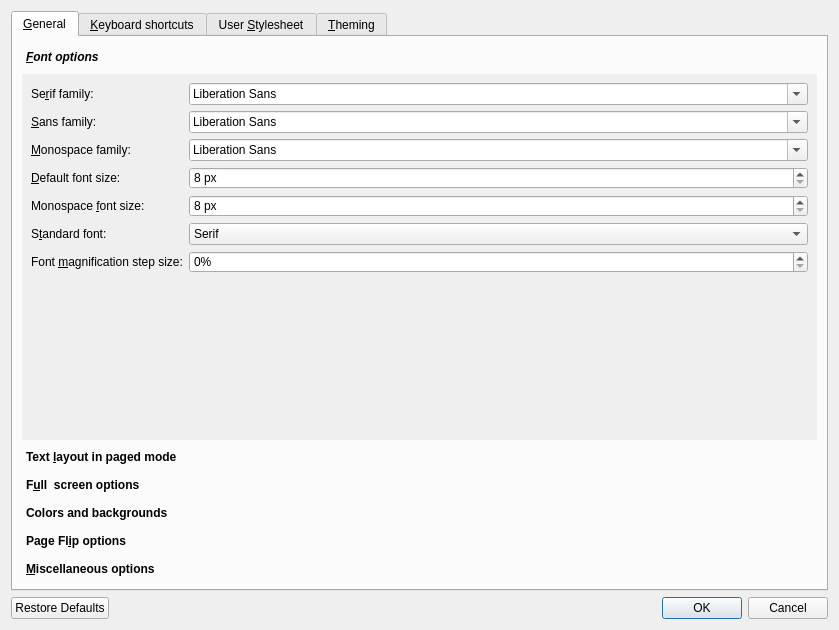
<?xml version="1.0" encoding="UTF-8"?>
<ui version="4.0">
 <class>Dialog</class>
 <widget class="QDialog" name="Dialog">
  <property name="geometry">
   <rect>
    <x>0</x>
    <y>0</y>
    <width>839</width>
    <height>630</height>
   </rect>
  </property>
  <property name="windowTitle">
   <string>Configure Ebook viewer</string>
  </property>
  <property name="windowIcon">
   <iconset resource="../../../../resources/images.qrc">
    <normaloff>:/images/config.png</normaloff>:/images/config.png</iconset>
  </property>
  <layout class="QGridLayout" name="gridLayout_4">
   <item row="1" column="0">
    <widget class="QDialogButtonBox" name="buttonBox">
     <property name="orientation">
      <enum>Qt::Horizontal</enum>
     </property>
     <property name="standardButtons">
      <set>QDialogButtonBox::Cancel|QDialogButtonBox::Ok|QDialogButtonBox::RestoreDefaults</set>
     </property>
    </widget>
   </item>
   <item row="0" column="0">
    <widget class="QTabWidget" name="tabs">
     <property name="currentIndex">
      <number>0</number>
     </property>
     <widget class="QWidget" name="tab">
      <attribute name="title">
       <string>&amp;General</string>
      </attribute>
      <layout class="QVBoxLayout" name="verticalLayout_2">
       <item>
        <widget class="QToolBox" name="toolBox">
         <property name="styleSheet">
          <string notr="true">QToolBox::tab {
     background: qlineargradient(x1: 0, y1: 0, x2: 0, y2: 1,
                                 stop: 0 #E1E1E1, stop: 0.4 #DDDDDD,
                                 stop: 0.5 #D8D8D8, stop: 1.0 #D3D3D3);
     border-radius: 5px;
     color: black;
     font-weight: bold;
 }

 QToolBox::tab:selected {
     font-style: italic;
 }

QToolBox::tab:hover {
   color: red;
   font-style: italic;
}</string>
         </property>
         <property name="currentIndex">
          <number>0</number>
         </property>
         <widget class="QWidget" name="page">
          <property name="geometry">
           <rect>
            <x>0</x>
            <y>0</y>
            <width>811</width>
            <height>352</height>
           </rect>
          </property>
          <attribute name="label">
           <string>&amp;Font options</string>
          </attribute>
          <layout class="QFormLayout" name="formLayout_2">
           <item row="0" column="0">
            <widget class="QLabel" name="label">
             <property name="text">
              <string>Se&amp;rif family:</string>
             </property>
             <property name="buddy">
              <cstring>serif_family</cstring>
             </property>
            </widget>
           </item>
           <item row="0" column="1">
            <widget class="QFontComboBox" name="serif_family"/>
           </item>
           <item row="1" column="0">
            <widget class="QLabel" name="label_2">
             <property name="text">
              <string>&amp;Sans family:</string>
             </property>
             <property name="buddy">
              <cstring>sans_family</cstring>
             </property>
            </widget>
           </item>
           <item row="1" column="1">
            <widget class="QFontComboBox" name="sans_family"/>
           </item>
           <item row="2" column="0">
            <widget class="QLabel" name="label_3">
             <property name="text">
              <string>&amp;Monospace family:</string>
             </property>
             <property name="buddy">
              <cstring>mono_family</cstring>
             </property>
            </widget>
           </item>
           <item row="2" column="1">
            <widget class="QFontComboBox" name="mono_family"/>
           </item>
           <item row="3" column="0">
            <widget class="QLabel" name="label_4">
             <property name="text">
              <string>&amp;Default font size:</string>
             </property>
             <property name="buddy">
              <cstring>default_font_size</cstring>
             </property>
            </widget>
           </item>
           <item row="3" column="1">
            <widget class="QSpinBox" name="default_font_size">
             <property name="suffix">
              <string> px</string>
             </property>
             <property name="minimum">
              <number>8</number>
             </property>
             <property name="maximum">
              <number>40</number>
             </property>
            </widget>
           </item>
           <item row="4" column="0">
            <widget class="QLabel" name="label_5">
             <property name="text">
              <string>Monospace &amp;font size:</string>
             </property>
             <property name="buddy">
              <cstring>mono_font_size</cstring>
             </property>
            </widget>
           </item>
           <item row="4" column="1">
            <widget class="QSpinBox" name="mono_font_size">
             <property name="suffix">
              <string> px</string>
             </property>
             <property name="minimum">
              <number>8</number>
             </property>
             <property name="maximum">
              <number>50</number>
             </property>
            </widget>
           </item>
           <item row="5" column="0">
            <widget class="QLabel" name="label_6">
             <property name="text">
              <string>S&amp;tandard font:</string>
             </property>
             <property name="buddy">
              <cstring>standard_font</cstring>
             </property>
            </widget>
           </item>
           <item row="5" column="1">
            <widget class="QComboBox" name="standard_font">
             <item>
              <property name="text">
               <string>Serif</string>
              </property>
             </item>
             <item>
              <property name="text">
               <string>Sans-serif</string>
              </property>
             </item>
             <item>
              <property name="text">
               <string>Monospace</string>
              </property>
             </item>
            </widget>
           </item>
           <item row="6" column="0">
            <widget class="QLabel" name="label_12">
             <property name="text">
              <string>Font &amp;magnification step size:</string>
             </property>
             <property name="buddy">
              <cstring>opt_font_mag_step</cstring>
             </property>
            </widget>
           </item>
           <item row="6" column="1">
            <widget class="QSpinBox" name="opt_font_mag_step">
             <property name="toolTip">
              <string>The amount by which the font size is increased/decreased
 when you click the font size larger/smaller buttons</string>
             </property>
             <property name="suffix">
              <string>%</string>
             </property>
            </widget>
           </item>
          </layout>
         </widget>
         <widget class="QWidget" name="page_5">
          <property name="geometry">
           <rect>
            <x>0</x>
            <y>0</y>
            <width>397</width>
            <height>232</height>
           </rect>
          </property>
          <attribute name="label">
           <string>Text &amp;layout in paged mode</string>
          </attribute>
          <layout class="QFormLayout" name="formLayout_5">
           <property name="fieldGrowthPolicy">
            <enum>QFormLayout::ExpandingFieldsGrow</enum>
           </property>
           <item row="0" column="0" colspan="2">
            <widget class="QLabel" name="label_8">
             <property name="text">
              <string>&lt;p&gt;These options only apply in &quot;paged&quot; mode, where the text is broken up into pages, as in a paper book. To get into this mode, use the button with the yellow scroll icon in the top right corner of the viewer window.</string>
             </property>
             <property name="wordWrap">
              <bool>true</bool>
             </property>
            </widget>
           </item>
           <item row="1" column="0">
            <widget class="QLabel" name="label_13">
             <property name="text">
              <string>The number of &amp;pages of text to show on screen </string>
             </property>
             <property name="buddy">
              <cstring>opt_cols_per_screen</cstring>
             </property>
            </widget>
           </item>
           <item row="1" column="1">
            <widget class="QSpinBox" name="opt_cols_per_screen">
             <property name="suffix">
              <string> page(s)</string>
             </property>
             <property name="minimum">
              <number>1</number>
             </property>
             <property name="maximum">
              <number>5</number>
             </property>
            </widget>
           </item>
           <item row="2" column="0" colspan="2">
            <widget class="QCheckBox" name="opt_override_book_margins">
             <property name="text">
              <string>&amp;Override the page margin settings specified in the book</string>
             </property>
             <property name="checked">
              <bool>true</bool>
             </property>
            </widget>
           </item>
           <item row="3" column="0">
            <widget class="QLabel" name="label_18">
             <property name="text">
              <string>&amp;Top margin</string>
             </property>
             <property name="buddy">
              <cstring>opt_top_margin</cstring>
             </property>
            </widget>
           </item>
           <item row="3" column="1">
            <widget class="QSpinBox" name="opt_top_margin">
             <property name="suffix">
              <string> px</string>
             </property>
             <property name="minimum">
              <number>10</number>
             </property>
             <property name="maximum">
              <number>1000</number>
             </property>
            </widget>
           </item>
           <item row="4" column="0">
            <widget class="QLabel" name="label_19">
             <property name="text">
              <string>&amp;Side margin</string>
             </property>
             <property name="buddy">
              <cstring>opt_side_margin</cstring>
             </property>
            </widget>
           </item>
           <item row="4" column="1">
            <widget class="QSpinBox" name="opt_side_margin">
             <property name="suffix">
              <string> px</string>
             </property>
             <property name="minimum">
              <number>10</number>
             </property>
             <property name="maximum">
              <number>1000</number>
             </property>
            </widget>
           </item>
           <item row="5" column="0">
            <widget class="QLabel" name="label_17">
             <property name="text">
              <string>&amp;Bottom margin</string>
             </property>
             <property name="buddy">
              <cstring>opt_bottom_margin</cstring>
             </property>
            </widget>
           </item>
           <item row="5" column="1">
            <widget class="QSpinBox" name="opt_bottom_margin">
             <property name="suffix">
              <string> px</string>
             </property>
             <property name="minimum">
              <number>10</number>
             </property>
             <property name="maximum">
              <number>1000</number>
             </property>
            </widget>
           </item>
          </layout>
         </widget>
         <widget class="QWidget" name="page_2">
          <property name="geometry">
           <rect>
            <x>0</x>
            <y>0</y>
            <width>352</width>
            <height>176</height>
           </rect>
          </property>
          <attribute name="label">
           <string>F&amp;ull  screen options</string>
          </attribute>
          <layout class="QFormLayout" name="formLayout">
           <item row="0" column="0">
            <widget class="QLabel" name="label_7">
             <property name="text">
              <string>Maximum text width in &amp;fullscreen:</string>
             </property>
             <property name="buddy">
              <cstring>max_fs_width</cstring>
             </property>
            </widget>
           </item>
           <item row="0" column="1">
            <widget class="QSpinBox" name="max_fs_width">
             <property name="toolTip">
              <string>Set the maximum width that the book's text and pictures will take when in fullscreen mode. This allows you to read the book text without it becoming too wide.</string>
             </property>
             <property name="suffix">
              <string> px</string>
             </property>
             <property name="minimum">
              <number>100</number>
             </property>
             <property name="maximum">
              <number>10000</number>
             </property>
            </widget>
           </item>
           <item row="1" column="0">
            <widget class="QCheckBox" name="opt_fullscreen_clock">
             <property name="text">
              <string>Show &amp;clock in full screen mode</string>
             </property>
            </widget>
           </item>
           <item row="5" column="0" colspan="2">
            <widget class="QCheckBox" name="opt_fullscreen_pos">
             <property name="text">
              <string>Show reading &amp;position in full screen mode</string>
             </property>
            </widget>
           </item>
           <item row="4" column="0" colspan="2">
            <widget class="QCheckBox" name="opt_fullscreen_scrollbar">
             <property name="text">
              <string>Show &amp;scrollbar in full screen mode</string>
             </property>
            </widget>
           </item>
           <item row="3" column="0" colspan="2">
            <widget class="QCheckBox" name="opt_start_in_fullscreen">
             <property name="text">
              <string>&amp;Start viewer in full screen mode</string>
             </property>
            </widget>
           </item>
           <item row="2" column="0" colspan="2">
            <widget class="QCheckBox" name="opt_show_fullscreen_help">
             <property name="text">
              <string>Show &amp;help message when starting full screen mode</string>
             </property>
            </widget>
           </item>
          </layout>
         </widget>
         <widget class="QWidget" name="page_6">
          <property name="geometry">
           <rect>
            <x>0</x>
            <y>0</y>
            <width>351</width>
            <height>76</height>
           </rect>
          </property>
          <attribute name="label">
           <string>Colors and backgrounds</string>
          </attribute>
          <layout class="QFormLayout" name="formLayout_6">
           <item row="0" column="0">
            <widget class="QLabel" name="label_14">
             <property name="text">
              <string>Background color:</string>
             </property>
            </widget>
           </item>
           <item row="0" column="1">
            <layout class="QHBoxLayout" name="horizontalLayout">
             <item>
              <widget class="QLabel" name="background_color_sample">
               <property name="text">
                <string>Sample</string>
               </property>
              </widget>
             </item>
             <item>
              <widget class="QPushButton" name="change_background_color_button">
               <property name="text">
                <string>Change</string>
               </property>
              </widget>
             </item>
             <item>
              <widget class="QPushButton" name="reset_background_color_button">
               <property name="text">
                <string>Reset</string>
               </property>
              </widget>
             </item>
            </layout>
           </item>
           <item row="1" column="0">
            <widget class="QLabel" name="label_16">
             <property name="text">
              <string>Text color:</string>
             </property>
            </widget>
           </item>
           <item row="1" column="1">
            <layout class="QHBoxLayout" name="horizontalLayout_2">
             <item>
              <widget class="QLabel" name="text_color_sample">
               <property name="text">
                <string>Sample</string>
               </property>
              </widget>
             </item>
             <item>
              <widget class="QPushButton" name="change_text_color_button">
               <property name="text">
                <string>Change</string>
               </property>
              </widget>
             </item>
             <item>
              <widget class="QPushButton" name="reset_text_color_button">
               <property name="text">
                <string>Reset</string>
               </property>
              </widget>
             </item>
            </layout>
           </item>
          </layout>
         </widget>
         <widget class="QWidget" name="page_3">
          <property name="geometry">
           <rect>
            <x>0</x>
            <y>0</y>
            <width>410</width>
            <height>120</height>
           </rect>
          </property>
          <attribute name="label">
           <string>Page Fl&amp;ip options</string>
          </attribute>
          <layout class="QFormLayout" name="formLayout_3">
           <item row="0" column="0">
            <widget class="QLabel" name="label_11">
             <property name="text">
              <string>Page flip &amp;duration:</string>
             </property>
             <property name="buddy">
              <cstring>opt_page_flip_duration</cstring>
             </property>
            </widget>
           </item>
           <item row="0" column="1">
            <widget class="QDoubleSpinBox" name="opt_page_flip_duration">
             <property name="specialValueText">
              <string>disabled</string>
             </property>
             <property name="suffix">
              <string> secs</string>
             </property>
             <property name="decimals">
              <number>1</number>
             </property>
             <property name="minimum">
              <double>0.100000000000000</double>
             </property>
             <property name="maximum">
              <double>3.000000000000000</double>
             </property>
             <property name="singleStep">
              <double>0.100000000000000</double>
             </property>
             <property name="value">
              <double>0.500000000000000</double>
             </property>
            </widget>
           </item>
           <item row="1" column="0" colspan="2">
            <widget class="QCheckBox" name="opt_wheel_flips_pages">
             <property name="text">
              <string>Mouse &amp;wheel flips pages</string>
             </property>
            </widget>
           </item>
           <item row="2" column="0" colspan="2">
            <widget class="QCheckBox" name="opt_line_scrolling_stops_on_pagebreaks">
             <property name="text">
              <string>Line &amp;scrolling stops at page breaks</string>
             </property>
            </widget>
           </item>
           <item row="3" column="0" colspan="2">
            <widget class="QCheckBox" name="opt_fit_images">
             <property name="text">
              <string>&amp;Resize images larger than the viewer window (needs restart)</string>
             </property>
            </widget>
           </item>
          </layout>
         </widget>
         <widget class="QWidget" name="page_4">
          <property name="geometry">
           <rect>
            <x>0</x>
            <y>0</y>
            <width>811</width>
            <height>352</height>
           </rect>
          </property>
          <attribute name="label">
           <string>&amp;Miscellaneous options</string>
          </attribute>
          <layout class="QFormLayout" name="formLayout_4">
           <item row="0" column="0" colspan="2">
            <widget class="QCheckBox" name="hyphenate">
             <property name="text">
              <string>H&amp;yphenate (break line in the middle of large words)</string>
             </property>
            </widget>
           </item>
           <item row="1" column="0">
            <widget class="QLabel" name="hyphenate_label">
             <property name="text">
              <string>Default &amp;language for hyphenation:</string>
             </property>
             <property name="buddy">
              <cstring>hyphenate_default_lang</cstring>
             </property>
            </widget>
           </item>
           <item row="1" column="1">
            <widget class="QComboBox" name="hyphenate_default_lang">
             <property name="toolTip">
              <string>The default language to use for hyphenation rules. If the book does not specify a language, this will be used.</string>
             </property>
            </widget>
           </item>
           <item row="3" column="0" colspan="2">
            <widget class="QCheckBox" name="opt_remember_window_size">
             <property name="text">
              <string>Remember last used &amp;window size and layout</string>
             </property>
            </widget>
           </item>
           <item row="4" column="0" colspan="2">
            <widget class="QCheckBox" name="opt_remember_current_page">
             <property name="text">
              <string>Remember the &amp;current page when quitting</string>
             </property>
            </widget>
           </item>
           <item row="2" column="0" colspan="2">
            <widget class="QCheckBox" name="opt_show_controls">
             <property name="text">
              <string>Show &amp;controls in the viewer window</string>
             </property>
            </widget>
           </item>
           <item row="5" column="0" colspan="2">
            <widget class="QCheckBox" name="opt_dont_show_cover">
             <property name="text">
              <string>Don't show the c&amp;over (needs restart)</string>
             </property>
            </widget>
           </item>
          </layout>
         </widget>
        </widget>
       </item>
      </layout>
     </widget>
     <widget class="QWidget" name="tab_2">
      <attribute name="title">
       <string>&amp;Keyboard shortcuts</string>
      </attribute>
      <layout class="QVBoxLayout" name="verticalLayout">
       <item>
        <widget class="QLabel" name="label_9">
         <property name="text">
          <string>Double click to change a keyboard shortcut</string>
         </property>
         <property name="wordWrap">
          <bool>true</bool>
         </property>
        </widget>
       </item>
      </layout>
     </widget>
     <widget class="QWidget" name="tab_3">
      <attribute name="title">
       <string>User &amp;Stylesheet</string>
      </attribute>
      <layout class="QVBoxLayout" name="verticalLayout_3">
       <item>
        <widget class="QLabel" name="label_10">
         <property name="text">
          <string>&lt;p&gt;A CSS stylesheet that can be used to control the look and feel of books. For examples, click &lt;a href=&quot;http://www.mobileread.com/forums/showthread.php?t=51500&quot;&gt;here&lt;/a&gt;.</string>
         </property>
         <property name="wordWrap">
          <bool>true</bool>
         </property>
         <property name="openExternalLinks">
          <bool>true</bool>
         </property>
        </widget>
       </item>
       <item>
        <widget class="QPlainTextEdit" name="css"/>
       </item>
      </layout>
     </widget>
     <widget class="QWidget" name="tab_4">
      <attribute name="title">
       <string>&amp;Theming</string>
      </attribute>
      <layout class="QFormLayout" name="formLayout_7">
       <property name="fieldGrowthPolicy">
        <enum>QFormLayout::ExpandingFieldsGrow</enum>
       </property>
       <item row="0" column="0" colspan="2">
        <widget class="QLabel" name="label_23">
         <property name="text">
          <string>You can save and load the viewer settings as &lt;i&gt;themes&lt;/i&gt;</string>
         </property>
        </widget>
       </item>
       <item row="1" column="0">
        <spacer name="verticalSpacer_2">
         <property name="orientation">
          <enum>Qt::Vertical</enum>
         </property>
         <property name="sizeHint" stdset="0">
          <size>
           <width>20</width>
           <height>40</height>
          </size>
         </property>
        </spacer>
       </item>
       <item row="2" column="0">
        <widget class="QLabel" name="label_15">
         <property name="text">
          <string>Save current settings as a theme:</string>
         </property>
         <property name="buddy">
          <cstring>save_theme_button</cstring>
         </property>
        </widget>
       </item>
       <item row="2" column="1">
        <widget class="QToolButton" name="save_theme_button">
         <property name="text">
          <string>&amp;Save</string>
         </property>
         <property name="icon">
          <iconset resource="../../../../resources/images.qrc">
           <normaloff>:/images/save.png</normaloff>:/images/save.png</iconset>
         </property>
         <property name="toolButtonStyle">
          <enum>Qt::ToolButtonTextBesideIcon</enum>
         </property>
        </widget>
       </item>
       <item row="4" column="0">
        <widget class="QLabel" name="label_20">
         <property name="text">
          <string>Load a previously saved theme:</string>
         </property>
         <property name="buddy">
          <cstring>load_theme_button</cstring>
         </property>
        </widget>
       </item>
       <item row="4" column="1">
        <widget class="QToolButton" name="load_theme_button">
         <property name="text">
          <string>&amp;Load</string>
         </property>
         <property name="icon">
          <iconset resource="../../../../resources/images.qrc">
           <normaloff>:/images/document_open.png</normaloff>:/images/document_open.png</iconset>
         </property>
         <property name="popupMode">
          <enum>QToolButton::InstantPopup</enum>
         </property>
         <property name="toolButtonStyle">
          <enum>Qt::ToolButtonTextBesideIcon</enum>
         </property>
        </widget>
       </item>
       <item row="5" column="0">
        <widget class="QLabel" name="label_21">
         <property name="text">
          <string>Delete a saved theme:</string>
         </property>
        </widget>
       </item>
       <item row="5" column="1">
        <widget class="QToolButton" name="delete_theme_button">
         <property name="text">
          <string>&amp;Delete</string>
         </property>
         <property name="icon">
          <iconset resource="../../../../resources/images.qrc">
           <normaloff>:/images/trash.png</normaloff>:/images/trash.png</iconset>
         </property>
         <property name="popupMode">
          <enum>QToolButton::InstantPopup</enum>
         </property>
         <property name="toolButtonStyle">
          <enum>Qt::ToolButtonTextBesideIcon</enum>
         </property>
        </widget>
       </item>
       <item row="6" column="1">
        <spacer name="verticalSpacer_3">
         <property name="orientation">
          <enum>Qt::Vertical</enum>
         </property>
         <property name="sizeHint" stdset="0">
          <size>
           <width>20</width>
           <height>40</height>
          </size>
         </property>
        </spacer>
       </item>
       <item row="7" column="0" colspan="2">
        <widget class="QLabel" name="theming_message">
         <property name="text">
          <string/>
         </property>
        </widget>
       </item>
      </layout>
     </widget>
    </widget>
   </item>
  </layout>
 </widget>
 <tabstops>
  <tabstop>buttonBox</tabstop>
 </tabstops>
 <resources>
  <include location="../../../../resources/images.qrc"/>
 </resources>
 <connections>
  <connection>
   <sender>buttonBox</sender>
   <signal>accepted()</signal>
   <receiver>Dialog</receiver>
   <slot>accept()</slot>
   <hints>
    <hint type="sourcelabel">
     <x>258</x>
     <y>623</y>
    </hint>
    <hint type="destinationlabel">
     <x>157</x>
     <y>274</y>
    </hint>
   </hints>
  </connection>
  <connection>
   <sender>buttonBox</sender>
   <signal>rejected()</signal>
   <receiver>Dialog</receiver>
   <slot>reject()</slot>
   <hints>
    <hint type="sourcelabel">
     <x>326</x>
     <y>623</y>
    </hint>
    <hint type="destinationlabel">
     <x>286</x>
     <y>274</y>
    </hint>
   </hints>
  </connection>
  <connection>
   <sender>hyphenate</sender>
   <signal>toggled(bool)</signal>
   <receiver>hyphenate_default_lang</receiver>
   <slot>setEnabled(bool)</slot>
   <hints>
    <hint type="sourcelabel">
     <x>89</x>
     <y>226</y>
    </hint>
    <hint type="destinationlabel">
     <x>332</x>
     <y>259</y>
    </hint>
   </hints>
  </connection>
  <connection>
   <sender>opt_override_book_margins</sender>
   <signal>toggled(bool)</signal>
   <receiver>opt_top_margin</receiver>
   <slot>setEnabled(bool)</slot>
   <hints>
    <hint type="sourcelabel">
     <x>137</x>
     <y>189</y>
    </hint>
    <hint type="destinationlabel">
     <x>367</x>
     <y>218</y>
    </hint>
   </hints>
  </connection>
  <connection>
   <sender>opt_override_book_margins</sender>
   <signal>toggled(bool)</signal>
   <receiver>opt_side_margin</receiver>
   <slot>setEnabled(bool)</slot>
   <hints>
    <hint type="sourcelabel">
     <x>71</x>
     <y>193</y>
    </hint>
    <hint type="destinationlabel">
     <x>347</x>
     <y>253</y>
    </hint>
   </hints>
  </connection>
  <connection>
   <sender>opt_override_book_margins</sender>
   <signal>toggled(bool)</signal>
   <receiver>opt_bottom_margin</receiver>
   <slot>setEnabled(bool)</slot>
   <hints>
    <hint type="sourcelabel">
     <x>513</x>
     <y>196</y>
    </hint>
    <hint type="destinationlabel">
     <x>371</x>
     <y>281</y>
    </hint>
   </hints>
  </connection>
 </connections>
</ui>
